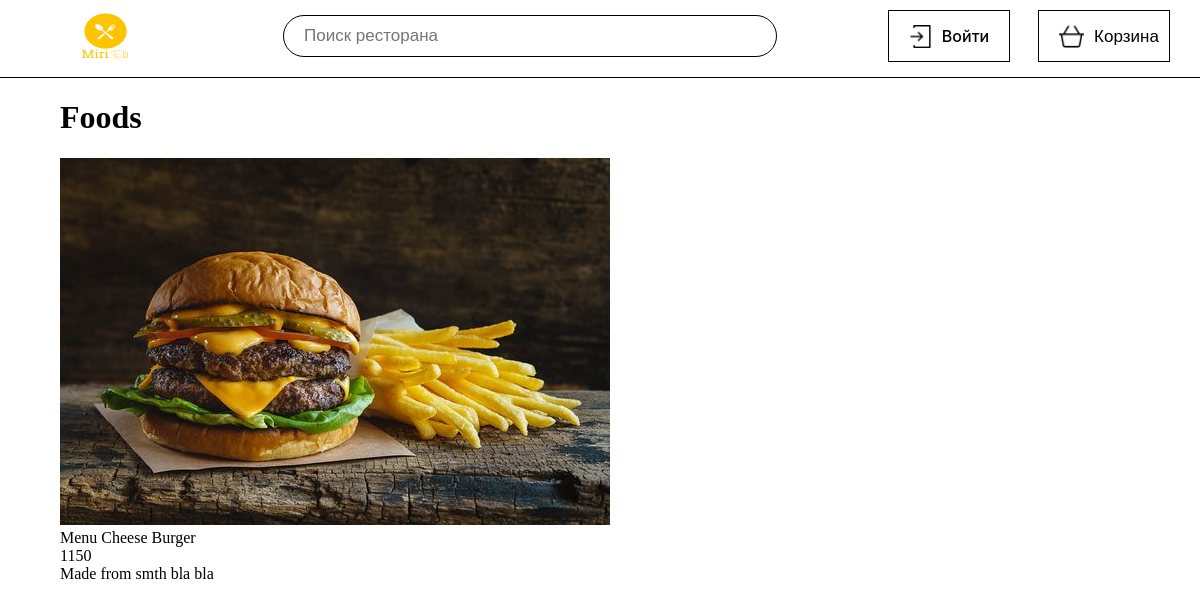
/restaurant/bahandi-1588781966, run on the app's committed database.
### Restaurants/models.py (models this page shows, shortened)
class Foods(models.Model):
    name = models.CharField(max_length=120)
    slug = models.SlugField(blank=True)
    image = models.ImageField(blank=True, upload_to='food-image', default='smth')
    price = models.IntegerField()
    description = models.TextField(max_length=1000)
    restaurant = models.ManyToManyField('Restaurants', related_name='food')

### Miri/views.py (the view)
# urls.py: path('restaurant/<str:slug>', restaurant_detail, name='restaurant_detail_url'),
def restaurant_detail(request, slug):
	restaurant = Restaurants.objects.get(slug__exact=slug)
	food = Foods.objects.all()
	context = {
		'food':food,
		'restaurant':restaurant
	}
	return render(request, 'Miri/restaurant_detail.html', context=context)

### Miri/templates/Miri/restaurant_detail.html (shortened to what this page needs)
{% extends 'base.html' %}
{% block content %}
<h1>Foods</h1>
  {% for restaurant in restaurant.food.all %}
  <div class="">
    <a style="text-decoration: none;" href="#">
    <img class="img_" src="{{restaurant.image.url}}" alt="image"/>
    </a>
  </div>
  <div class="">
    {{restaurant.name}}
  </div>
  <div class="">
    {{restaurant.price}}
  </div>
  <div class="">
    {{restaurant.description}}
  </div>
  {% endfor %}
{% endblock %}

### static/css/style.css (style rules this page uses)
body { margin: 0; padding: 0; }
a { text-decoration: none; color: black; }
.cart-section a { width: 100%; height: 100%; display: block; }

### data on the page
Foods: image (picture), name "Menu Cheese Burger", price "1150", description "Made from smth bla bla"
